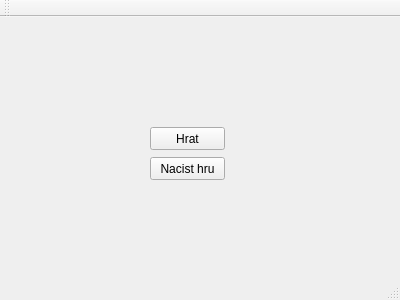
<?xml version="1.0" encoding="UTF-8"?>
<ui version="4.0">
 <class>MainWindow</class>
 <widget class="QMainWindow" name="MainWindow">
  <property name="geometry">
   <rect>
    <x>0</x>
    <y>0</y>
    <width>400</width>
    <height>300</height>
   </rect>
  </property>
  <property name="windowTitle">
   <string>MainWindow</string>
  </property>
  <widget class="QWidget" name="centralWidget">
   <widget class="QPushButton" name="pushButton">
    <property name="geometry">
     <rect>
      <x>150</x>
      <y>110</y>
      <width>75</width>
      <height>23</height>
     </rect>
    </property>
    <property name="text">
     <string>Hrat</string>
    </property>
   </widget>
   <widget class="QPushButton" name="pushButton_2">
    <property name="geometry">
     <rect>
      <x>150</x>
      <y>140</y>
      <width>75</width>
      <height>23</height>
     </rect>
    </property>
    <property name="text">
     <string>Nacist hru</string>
    </property>
   </widget>
  </widget>
  <widget class="QMenuBar" name="menuBar">
   <property name="geometry">
    <rect>
     <x>0</x>
     <y>0</y>
     <width>400</width>
     <height>21</height>
    </rect>
   </property>
  </widget>
  <widget class="QToolBar" name="mainToolBar">
   <attribute name="toolBarArea">
    <enum>TopToolBarArea</enum>
   </attribute>
   <attribute name="toolBarBreak">
    <bool>false</bool>
   </attribute>
  </widget>
  <widget class="QStatusBar" name="statusBar"/>
 </widget>
 <layoutdefault spacing="6" margin="11"/>
 <resources/>
 <connections/>
</ui>
